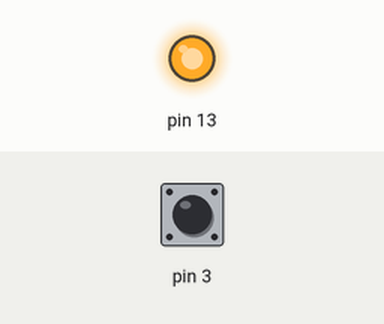
Simulated run of this sketch. Board: Arduino Uno, built with avr-gcc and run on an emulated ATmega328P. Parts: output pins drawn as LEDs (lit = HIGH). The test bench sets the inputs (shaded band); at power-on: pin 3 HIGH.

Above: at 0.1 s.
Timing chart, 0 to 1.6 s (numbered marks = the images above):
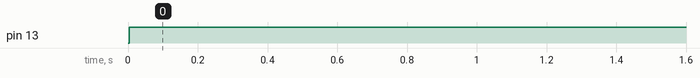

The sketch:

JJJJ.ino
```cpp
#include <CapacitiveSensor.h>
//Crear e indicar pines del sensor
//4 -> Sender 3 -> Receiver
CapacitiveSensor   sensor = CapacitiveSensor(4,3);
void setup()
{
//Pin 12 (led) como salida
pinMode(13,OUTPUT);
}
void loop()
{
//Almacenar lectura del sensor en una variable
long lectura =  sensor.capacitiveSensor(30);
//Comparar lectura
if(lectura > 1)
digitalWrite(13,HIGH);
else
digitalWrite(13,LOW);
delay(10);
}
```

Measured:
- by itself, pin 13: LOW → HIGH at 0.00 s
